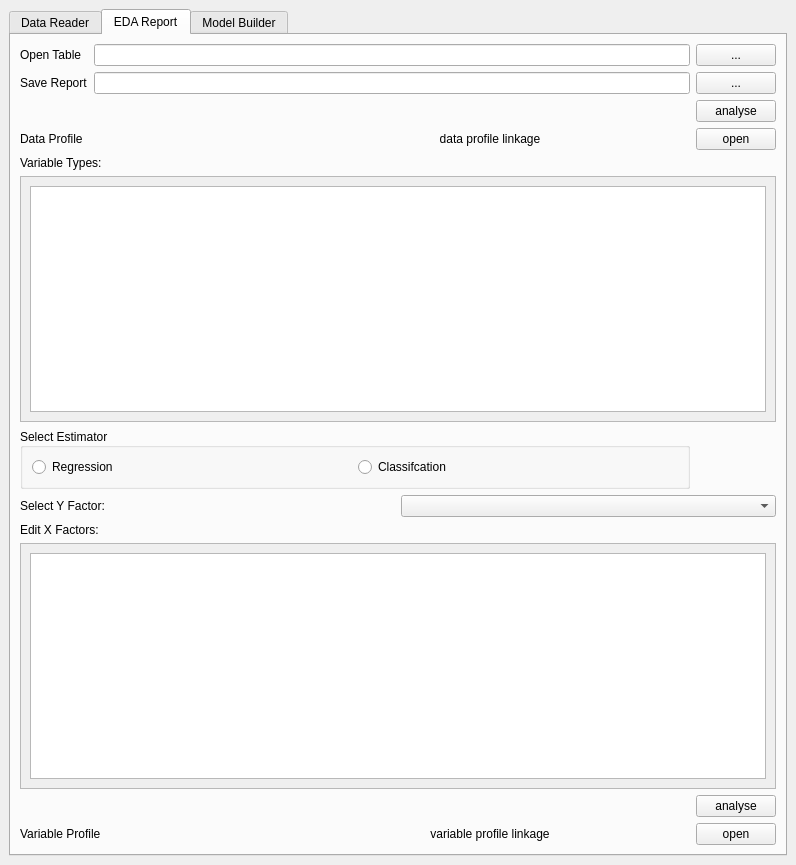
<?xml version="1.0" encoding="UTF-8"?>
<ui version="4.0">
 <class>MainWindow</class>
 <widget class="QMainWindow" name="MainWindow">
  <property name="geometry">
   <rect>
    <x>0</x>
    <y>0</y>
    <width>796</width>
    <height>865</height>
   </rect>
  </property>
  <property name="windowTitle">
   <string>MainWindow</string>
  </property>
  <widget class="QWidget" name="centralwidget">
   <layout class="QGridLayout" name="gridLayout_3">
    <item row="0" column="0">
     <widget class="QTabWidget" name="tabWidget">
      <property name="currentIndex">
       <number>1</number>
      </property>
      <widget class="QWidget" name="tab">
       <attribute name="title">
        <string>Data Reader</string>
       </attribute>
       <layout class="QVBoxLayout" name="verticalLayout_2">
        <item>
         <layout class="QGridLayout" name="gridLayout_13">
          <item row="0" column="0">
           <widget class="QLabel" name="label_10">
            <property name="text">
             <string>Load Database Python Library</string>
            </property>
           </widget>
          </item>
          <item row="0" column="1">
           <widget class="QLineEdit" name="lineEdit_4"/>
          </item>
          <item row="0" column="2">
           <widget class="QPushButton" name="pushButton_7">
            <property name="minimumSize">
             <size>
              <width>80</width>
              <height>0</height>
             </size>
            </property>
            <property name="maximumSize">
             <size>
              <width>80</width>
              <height>16777215</height>
             </size>
            </property>
            <property name="text">
             <string>...</string>
            </property>
           </widget>
          </item>
         </layout>
        </item>
        <item>
         <layout class="QGridLayout" name="gridLayout_14">
          <item row="0" column="0">
           <widget class="QLabel" name="label_11">
            <property name="text">
             <string>Coding Connection Function</string>
            </property>
           </widget>
          </item>
          <item row="1" column="0" colspan="2">
           <widget class="QPlainTextEdit" name="plainTextEdit">
            <property name="minimumSize">
             <size>
              <width>400</width>
              <height>200</height>
             </size>
            </property>
           </widget>
          </item>
          <item row="2" column="1">
           <widget class="QPushButton" name="pushButton_8">
            <property name="minimumSize">
             <size>
              <width>80</width>
              <height>0</height>
             </size>
            </property>
            <property name="maximumSize">
             <size>
              <width>80</width>
              <height>16777215</height>
             </size>
            </property>
            <property name="layoutDirection">
             <enum>Qt::RightToLeft</enum>
            </property>
            <property name="text">
             <string>connect</string>
            </property>
           </widget>
          </item>
         </layout>
        </item>
        <item>
         <layout class="QGridLayout" name="gridLayout_11">
          <item row="0" column="0">
           <widget class="QLabel" name="label_12">
            <property name="text">
             <string>SQL Query of Target Table</string>
            </property>
           </widget>
          </item>
          <item row="1" column="0" colspan="2">
           <widget class="QTextEdit" name="textEdit_3"/>
          </item>
          <item row="2" column="1">
           <widget class="QPushButton" name="pushButton_13">
            <property name="minimumSize">
             <size>
              <width>80</width>
              <height>0</height>
             </size>
            </property>
            <property name="maximumSize">
             <size>
              <width>80</width>
              <height>16777215</height>
             </size>
            </property>
            <property name="text">
             <string>query</string>
            </property>
           </widget>
          </item>
          <item row="3" column="0" colspan="2">
           <widget class="QTableWidget" name="tableWidget"/>
          </item>
         </layout>
        </item>
        <item>
         <widget class="QGroupBox" name="groupBox_2">
          <property name="maximumSize">
           <size>
            <width>120</width>
            <height>16777215</height>
           </size>
          </property>
          <property name="title">
           <string>Save Format</string>
          </property>
          <layout class="QGridLayout" name="gridLayout_10">
           <item row="0" column="0">
            <widget class="QRadioButton" name="radioButton_3">
             <property name="text">
              <string>HDF</string>
             </property>
             <property name="checked">
              <bool>true</bool>
             </property>
            </widget>
           </item>
           <item row="0" column="1">
            <widget class="QRadioButton" name="radioButton_4">
             <property name="text">
              <string>CSV</string>
             </property>
            </widget>
           </item>
          </layout>
         </widget>
        </item>
        <item>
         <layout class="QGridLayout" name="gridLayout_12">
          <item row="0" column="2">
           <widget class="QPushButton" name="pushButton_9">
            <property name="minimumSize">
             <size>
              <width>80</width>
              <height>0</height>
             </size>
            </property>
            <property name="maximumSize">
             <size>
              <width>80</width>
              <height>16777215</height>
             </size>
            </property>
            <property name="text">
             <string>...</string>
            </property>
           </widget>
          </item>
          <item row="0" column="0">
           <widget class="QLabel" name="label_13">
            <property name="text">
             <string>Save Directory</string>
            </property>
           </widget>
          </item>
          <item row="0" column="1">
           <widget class="QLineEdit" name="lineEdit_5"/>
          </item>
          <item row="1" column="2">
           <widget class="QPushButton" name="pushButton_10">
            <property name="minimumSize">
             <size>
              <width>80</width>
              <height>0</height>
             </size>
            </property>
            <property name="maximumSize">
             <size>
              <width>80</width>
              <height>16777215</height>
             </size>
            </property>
            <property name="layoutDirection">
             <enum>Qt::RightToLeft</enum>
            </property>
            <property name="text">
             <string>export</string>
            </property>
           </widget>
          </item>
         </layout>
        </item>
       </layout>
      </widget>
      <widget class="QWidget" name="tab_2">
       <attribute name="title">
        <string>EDA Report</string>
       </attribute>
       <layout class="QGridLayout" name="gridLayout_8">
        <item row="0" column="0" colspan="2">
         <layout class="QGridLayout" name="gridLayout_2">
          <item row="0" column="0">
           <widget class="QLabel" name="label">
            <property name="text">
             <string>Open Table</string>
            </property>
           </widget>
          </item>
          <item row="0" column="1">
           <widget class="QLineEdit" name="lineEdit"/>
          </item>
          <item row="0" column="2">
           <widget class="QPushButton" name="pushButton">
            <property name="minimumSize">
             <size>
              <width>80</width>
              <height>0</height>
             </size>
            </property>
            <property name="maximumSize">
             <size>
              <width>80</width>
              <height>16777215</height>
             </size>
            </property>
            <property name="text">
             <string>...</string>
            </property>
           </widget>
          </item>
          <item row="1" column="0">
           <widget class="QLabel" name="label_2">
            <property name="text">
             <string>Save Report</string>
            </property>
           </widget>
          </item>
          <item row="1" column="1">
           <widget class="QLineEdit" name="lineEdit_2"/>
          </item>
          <item row="1" column="2">
           <widget class="QPushButton" name="pushButton_2">
            <property name="minimumSize">
             <size>
              <width>80</width>
              <height>0</height>
             </size>
            </property>
            <property name="maximumSize">
             <size>
              <width>80</width>
              <height>16777215</height>
             </size>
            </property>
            <property name="text">
             <string>...</string>
            </property>
           </widget>
          </item>
          <item row="2" column="2">
           <widget class="QPushButton" name="pushButton_3">
            <property name="minimumSize">
             <size>
              <width>80</width>
              <height>0</height>
             </size>
            </property>
            <property name="maximumSize">
             <size>
              <width>80</width>
              <height>16777215</height>
             </size>
            </property>
            <property name="text">
             <string>analyse</string>
            </property>
           </widget>
          </item>
         </layout>
        </item>
        <item row="1" column="0" colspan="2">
         <layout class="QGridLayout" name="gridLayout_4">
          <item row="0" column="2">
           <widget class="QPushButton" name="pushButton_4">
            <property name="maximumSize">
             <size>
              <width>80</width>
              <height>16777215</height>
             </size>
            </property>
            <property name="text">
             <string>open</string>
            </property>
           </widget>
          </item>
          <item row="0" column="1">
           <widget class="QLabel" name="label_4">
            <property name="minimumSize">
             <size>
              <width>400</width>
              <height>0</height>
             </size>
            </property>
            <property name="text">
             <string>data profile linkage</string>
            </property>
            <property name="alignment">
             <set>Qt::AlignCenter</set>
            </property>
           </widget>
          </item>
          <item row="0" column="0">
           <widget class="QLabel" name="label_3">
            <property name="text">
             <string>Data Profile</string>
            </property>
           </widget>
          </item>
         </layout>
        </item>
        <item row="2" column="0">
         <widget class="QLabel" name="label_5">
          <property name="maximumSize">
           <size>
            <width>16777215</width>
            <height>16777215</height>
           </size>
          </property>
          <property name="text">
           <string>Variable Types:</string>
          </property>
          <property name="alignment">
           <set>Qt::AlignLeading|Qt::AlignLeft|Qt::AlignVCenter</set>
          </property>
          <property name="wordWrap">
           <bool>true</bool>
          </property>
         </widget>
        </item>
        <item row="3" column="0" colspan="2">
         <widget class="QScrollArea" name="scrollArea">
          <property name="widgetResizable">
           <bool>true</bool>
          </property>
          <widget class="QWidget" name="scrollAreaWidgetContents">
           <property name="geometry">
            <rect>
             <x>0</x>
             <y>0</y>
             <width>752</width>
             <height>248</height>
            </rect>
           </property>
           <layout class="QGridLayout" name="gridLayout">
            <item row="0" column="0">
             <widget class="QTextBrowser" name="textBrowser"/>
            </item>
           </layout>
          </widget>
         </widget>
        </item>
        <item row="4" column="0">
         <widget class="QGroupBox" name="groupBox">
          <property name="maximumSize">
           <size>
            <width>16777215</width>
            <height>16777215</height>
           </size>
          </property>
          <property name="title">
           <string>Select Estimator</string>
          </property>
          <property name="alignment">
           <set>Qt::AlignLeading|Qt::AlignLeft|Qt::AlignVCenter</set>
          </property>
          <property name="flat">
           <bool>false</bool>
          </property>
          <property name="checkable">
           <bool>false</bool>
          </property>
          <layout class="QGridLayout" name="gridLayout_6">
           <item row="0" column="1">
            <widget class="QRadioButton" name="radioButton_2">
             <property name="text">
              <string>Classifcation</string>
             </property>
            </widget>
           </item>
           <item row="0" column="0">
            <widget class="QRadioButton" name="radioButton">
             <property name="text">
              <string>Regression</string>
             </property>
            </widget>
           </item>
          </layout>
         </widget>
        </item>
        <item row="5" column="0" colspan="2">
         <layout class="QHBoxLayout" name="horizontalLayout">
          <item>
           <widget class="QLabel" name="label_6">
            <property name="minimumSize">
             <size>
              <width>30</width>
              <height>0</height>
             </size>
            </property>
            <property name="text">
             <string>Select Y Factor:</string>
            </property>
            <property name="alignment">
             <set>Qt::AlignLeading|Qt::AlignLeft|Qt::AlignVCenter</set>
            </property>
           </widget>
          </item>
          <item>
           <widget class="QComboBox" name="comboBox"/>
          </item>
         </layout>
        </item>
        <item row="6" column="0">
         <widget class="QLabel" name="label_7">
          <property name="minimumSize">
           <size>
            <width>30</width>
            <height>0</height>
           </size>
          </property>
          <property name="text">
           <string>Edit X Factors:</string>
          </property>
          <property name="alignment">
           <set>Qt::AlignLeading|Qt::AlignLeft|Qt::AlignVCenter</set>
          </property>
         </widget>
        </item>
        <item row="7" column="0" colspan="2">
         <widget class="QScrollArea" name="scrollArea_2">
          <property name="widgetResizable">
           <bool>true</bool>
          </property>
          <widget class="QWidget" name="scrollAreaWidgetContents_2">
           <property name="geometry">
            <rect>
             <x>0</x>
             <y>0</y>
             <width>752</width>
             <height>248</height>
            </rect>
           </property>
           <layout class="QGridLayout" name="gridLayout_5">
            <item row="0" column="0">
             <widget class="QTextBrowser" name="textBrowser_2"/>
            </item>
           </layout>
          </widget>
         </widget>
        </item>
        <item row="8" column="1">
         <widget class="QPushButton" name="pushButton_5">
          <property name="minimumSize">
           <size>
            <width>80</width>
            <height>0</height>
           </size>
          </property>
          <property name="maximumSize">
           <size>
            <width>80</width>
            <height>16777215</height>
           </size>
          </property>
          <property name="text">
           <string>analyse</string>
          </property>
         </widget>
        </item>
        <item row="9" column="0" colspan="2">
         <layout class="QGridLayout" name="gridLayout_7">
          <item row="0" column="0">
           <widget class="QLabel" name="label_8">
            <property name="text">
             <string>Variable Profile</string>
            </property>
           </widget>
          </item>
          <item row="0" column="2">
           <widget class="QPushButton" name="pushButton_6">
            <property name="minimumSize">
             <size>
              <width>80</width>
              <height>0</height>
             </size>
            </property>
            <property name="maximumSize">
             <size>
              <width>80</width>
              <height>16777215</height>
             </size>
            </property>
            <property name="text">
             <string>open</string>
            </property>
           </widget>
          </item>
          <item row="0" column="1">
           <widget class="QLabel" name="label_9">
            <property name="minimumSize">
             <size>
              <width>400</width>
              <height>0</height>
             </size>
            </property>
            <property name="text">
             <string>variable profile linkage</string>
            </property>
            <property name="alignment">
             <set>Qt::AlignCenter</set>
            </property>
           </widget>
          </item>
         </layout>
        </item>
       </layout>
      </widget>
      <widget class="QWidget" name="tab_3">
       <attribute name="title">
        <string>Model Builder</string>
       </attribute>
       <layout class="QVBoxLayout" name="verticalLayout_3">
        <item>
         <layout class="QGridLayout" name="gridLayout_15">
          <item row="0" column="0">
           <widget class="QLabel" name="label_14">
            <property name="text">
             <string>Model Save Directory</string>
            </property>
           </widget>
          </item>
          <item row="0" column="1">
           <widget class="QLineEdit" name="lineEdit_6"/>
          </item>
          <item row="0" column="2">
           <widget class="QPushButton" name="pushButton_11">
            <property name="text">
             <string>...</string>
            </property>
           </widget>
          </item>
         </layout>
        </item>
        <item>
         <layout class="QGridLayout" name="gridLayout_18">
          <item row="0" column="0">
           <widget class="QGroupBox" name="groupBox_3">
            <property name="maximumSize">
             <size>
              <width>200</width>
              <height>16777215</height>
             </size>
            </property>
            <property name="title">
             <string>Split Train / Test Dataset</string>
            </property>
            <layout class="QGridLayout" name="gridLayout_17">
             <item row="0" column="0">
              <widget class="QRadioButton" name="radioButton_5">
               <property name="text">
                <string>By Samples</string>
               </property>
              </widget>
             </item>
             <item row="0" column="1">
              <widget class="QRadioButton" name="radioButton_6">
               <property name="text">
                <string>By Datetimes</string>
               </property>
              </widget>
             </item>
            </layout>
           </widget>
          </item>
          <item row="1" column="0">
           <layout class="QGridLayout" name="gridLayout_16">
            <item row="0" column="0">
             <widget class="QLabel" name="label_15">
              <property name="text">
               <string>Column</string>
              </property>
             </widget>
            </item>
            <item row="0" column="1">
             <widget class="QLineEdit" name="lineEdit_7"/>
            </item>
            <item row="0" column="2">
             <widget class="QLabel" name="label_16">
              <property name="text">
               <string>Split Point</string>
              </property>
             </widget>
            </item>
            <item row="0" column="3">
             <widget class="QLineEdit" name="lineEdit_8"/>
            </item>
            <item row="0" column="4">
             <widget class="QPushButton" name="pushButton_12">
              <property name="text">
               <string>split</string>
              </property>
             </widget>
            </item>
           </layout>
          </item>
         </layout>
        </item>
        <item>
         <layout class="QGridLayout" name="gridLayout_20">
          <item row="0" column="0">
           <widget class="QLabel" name="label_17">
            <property name="text">
             <string>Train Result</string>
            </property>
           </widget>
          </item>
          <item row="1" column="0">
           <widget class="QTextEdit" name="textEdit_4"/>
          </item>
         </layout>
        </item>
        <item>
         <layout class="QGridLayout" name="gridLayout_19">
          <item row="0" column="0">
           <widget class="QLabel" name="label_18">
            <property name="maximumSize">
             <size>
              <width>80</width>
              <height>16777215</height>
             </size>
            </property>
            <property name="text">
             <string>Result Report</string>
            </property>
           </widget>
          </item>
          <item row="0" column="1">
           <widget class="QLabel" name="label_19">
            <property name="minimumSize">
             <size>
              <width>200</width>
              <height>0</height>
             </size>
            </property>
            <property name="text">
             <string>result report linkage</string>
            </property>
            <property name="alignment">
             <set>Qt::AlignCenter</set>
            </property>
           </widget>
          </item>
          <item row="0" column="2">
           <widget class="QPushButton" name="pushButton_14">
            <property name="minimumSize">
             <size>
              <width>80</width>
              <height>0</height>
             </size>
            </property>
            <property name="maximumSize">
             <size>
              <width>80</width>
              <height>16777215</height>
             </size>
            </property>
            <property name="text">
             <string>open</string>
            </property>
           </widget>
          </item>
         </layout>
        </item>
       </layout>
      </widget>
     </widget>
    </item>
   </layout>
  </widget>
 </widget>
 <resources/>
 <connections/>
</ui>
